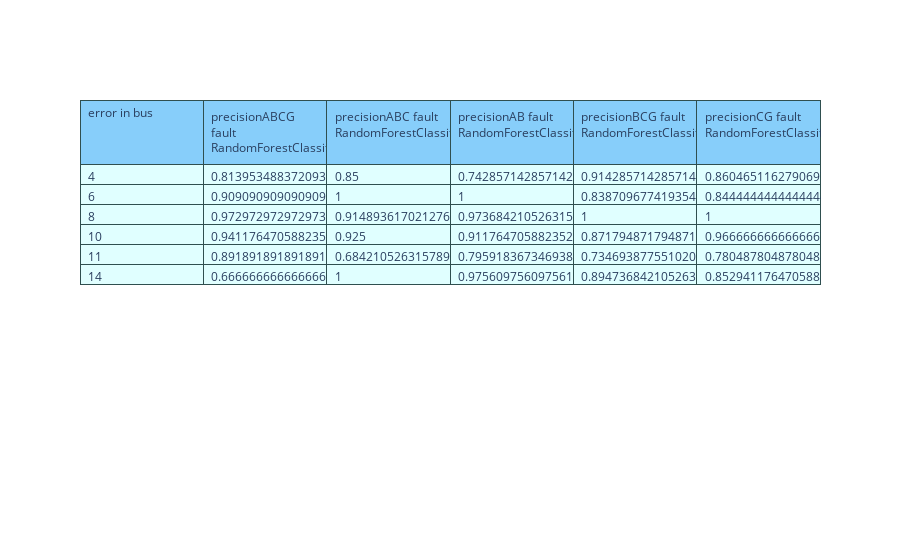

Here is the notebook cell this chart was saved with:
### Code cell
# Importar RandomForestClassifier
from sklearn.ensemble import RandomForestClassifier
from sklearn.metrics import accuracy_score, confusion_matrix, precision_score, recall_score
import plotly.graph_objects as go
import plotly.io as pio

errores = ["ABCG", "ABC", "AB", "BCG", "CG"]

precision_scores = {"error in bus": index_bus}
recall_scores = {}

# Crear el modelo RandomForestClassifier con las opciones adecuadas
Nmodels = [0, 1, 2, 3, 4]

# Crear el clasificador
for i in Nmodels:
    globals()[f"clf_rf{i}"] = RandomForestClassifier()

# Entrenar el modelo
for i in Nmodels:
    globals()[f"clf_rf{i}"].fit(globals()[f"X_train{i}"], globals()[f"y_train{i}"])

# Realizar predicciones sobre el conjunto de prueba
for i in Nmodels:
    globals()[f"y_pred_rf{i}"] = globals()[f"clf_rf{i}"].predict(globals()[f"X_test{i}"])

# Evaluar la precisión del modelo
fig, axs = plt.subplots(ncols=5, figsize=(20, 5))

for i in Nmodels:
    globals()[f"rf_acc{i}"] = accuracy_score(globals()[f"y_test{i}"], globals()[f"y_pred_rf{i}"])
    globals()[f"conf_matrix_randTree{i}"] = confusion_matrix(globals()[f"y_test{i}"], globals()[f"y_pred_rf{i}"])
    print(f"Precisión de Random Forest: {globals()[f'rf_acc{i}']}")
    axs[i].set_title(errores[i])
    sns.heatmap(globals()[f"conf_matrix_randTree{i}"], annot=True, cmap='Blues', fmt='g', ax=axs[i], xticklabels=errores, yticklabels=errores)

    # Calcular precisión y recall para cada clase (etiqueta)
    precision_per_class = precision_score(globals()[f"y_test{i}"], globals()[f"y_pred_rf{i}"], average=None)
    recall_per_class = recall_score(globals()[f"y_test{i}"], globals()[f"y_pred_rf{i}"], average=None)

    # Guardar los valores en variables
    globals()[f"precision_rf{i}"] = precision_per_class
    globals()[f"recall_rf{i}"] = recall_per_class

    # Guardar los valores en el diccionario
    precision_scores[f"precision{errores[i]} fault RandomForestClassifier"] = precision_per_class
    recall_scores[f"recall_rf{i}"] = recall_per_class

    print(f'Precision per class: {precision_per_class}')
    print(f'Recall per class: {recall_per_class}')

plt.savefig('gráfica_de_RanFor_confusion.PDF')
plt.show()

# Crear una tabla con los resultados de RandomForestClassifier
fig = go.Figure(data=[go.Table(
    header=dict(values=list(precision_scores.keys()),
                line_color='darkslategray',
                fill_color='lightskyblue',
                align='left'),
    cells=dict(values=list(precision_scores.values()),
               line_color='darkslategray',
               fill_color='lightcyan',
               align='left'))
])

# Mostrar la tabla
fig.show()

### Figure 1 — Plotly figure (JSON) as saved in the notebook; plotly's stock layout.template omitted (floating-point values rounded to 4 significant figures)
{"data": [{"cells": {"align": "left", "fill": {"color": "lightcyan"}, "line": {"color": "darkslategray"}, "values": [[4, 6, 8, 10, 11, 14], [0.814, 0.9091, 0.973, 0.9412, 0.8919, 0.6667], [0.85, 1, 0.9149, 0.925, 0.6842, 1], [0.7429, 1, 0.9737, 0.9118, 0.7959, 0.9756], [0.9143, 0.8387, 1, 0.8718, 0.7347, 0.8947], [0.8605, 0.8444, 1, 0.9667, 0.7805, 0.8529]]}, "header": {"align": "left", "fill": {"color": "lightskyblue"}, "line": {"color": "darkslategray"}, "values": ["error in bus", "precisionABCG fault RandomForestClassifier", "precisionABC fault RandomForestClassifier", "precisionAB fault RandomForestClassifier", "precisionBCG fault RandomForestClassifier", "precisionCG fault RandomForestClassifier"]}, "type": "table"}], "layout": {}}
